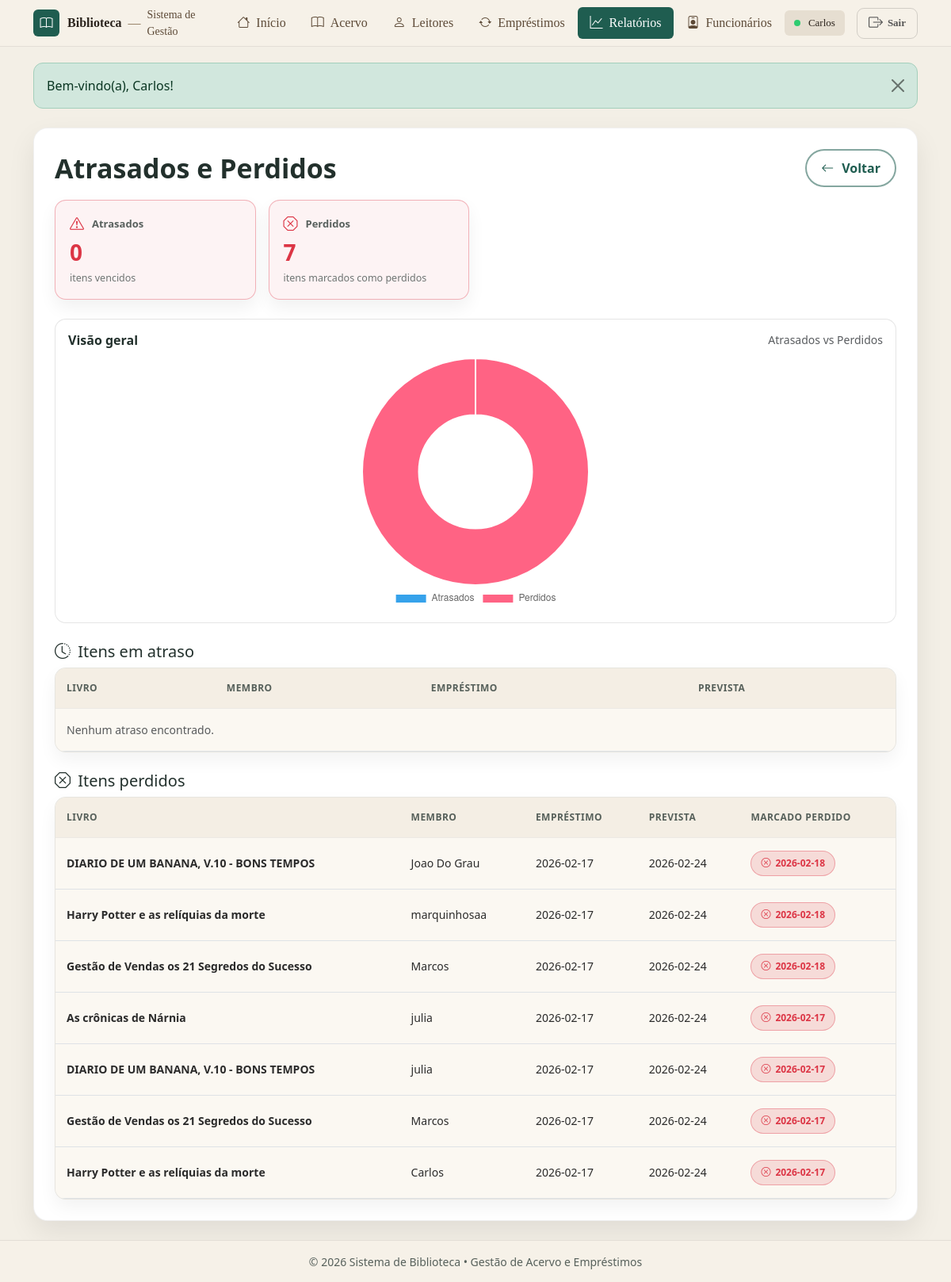
Screenshot of /relatorios/atrasados.php (signed in) with the database file from the repository.
### tables this page shows
CREATE TABLE `emprestimos` (
  `id` int(11) NOT NULL,
  `id_usuario` int(11) NOT NULL,
  `data_emprestimo` date DEFAULT curdate(),
  `data_prevista` date DEFAULT NULL,
  `cancelado` tinyint(1) NOT NULL DEFAULT 0,
  `cancelado_em` datetime DEFAULT NULL,
  `cancelado_motivo` varchar(255) DEFAULT NULL
);

CREATE TABLE `livros` (
  `id` int(11) NOT NULL,
  `titulo` varchar(150) NOT NULL,
  `autor` varchar(100) DEFAULT NULL,
  `ano_publicacao` int(11) DEFAULT NULL,
  `disponivel` tinyint(1) DEFAULT 1,
  `criado_em` timestamp NOT NULL DEFAULT current_timestamp(),
  `ISBN` varchar(20) DEFAULT NULL,
  `capa_url` varchar(255) DEFAULT NULL,
  `qtd_total` int(11) NOT NULL DEFAULT 1,
  `qtd_disp` int(11) NOT NULL DEFAULT 1,
  `categoria` int(11) DEFAULT NULL,
  `sinopse` text DEFAULT NULL,
  `assuntos` text DEFAULT NULL,
  `editora` varchar(255) DEFAULT NULL
);

CREATE TABLE `usuarios` (
  `id` int(11) NOT NULL,
  `nome` varchar(100) NOT NULL,
  `email` varchar(255) DEFAULT NULL,
  `telefone` varchar(20) DEFAULT NULL,
  `criado_em` timestamp NOT NULL DEFAULT current_timestamp(),
  `perfil` enum('admin','leitor') NOT NULL,
  `cpf` varchar(14) NOT NULL,
  `ativo` tinyint(1) NOT NULL DEFAULT 1
);

CREATE TABLE `emprestimo_itens` (
  `id` int(11) NOT NULL,
  `emprestimo_id` int(11) NOT NULL,
  `id_livro` int(11) NOT NULL,
  `data_devolucao` date DEFAULT NULL,
  `devolvido` tinyint(1) NOT NULL DEFAULT 0,
  `criado_em` timestamp NOT NULL DEFAULT current_timestamp(),
  `perdido` tinyint(1) NOT NULL DEFAULT 0,
  `data_perdido` date DEFAULT NULL
);

### relatorios/atrasados.php (the view, shortened to what this page needs)
<?php
include("../conexao.php");
include("../includes/header.php");
$atrasos = [];
$total_atrasos = count($atrasos);
$sqlPerdidos = "
SELECT
  l.titulo,
  u.nome AS usuario,
  e.data_emprestimo,
  e.data_prevista,
  ei.data_perdido
FROM emprestimos e
JOIN usuarios u ON u.id = e.id_usuario
JOIN emprestimo_itens ei ON ei.emprestimo_id = e.id
JOIN livros l ON l.id = ei.id_livro
WHERE e.cancelado = 0
  AND ei.perdido = 1
ORDER BY COALESCE(ei.data_perdido, e.data_emprestimo) DESC
";
$r2 = mysqli_query($conn, $sqlPerdidos);
$perdidos = [];
while ($row = mysqli_fetch_assoc($r2)) $perdidos[] = $row;
$total_perdidos = count($perdidos);
$chartLabels = ["Atrasados", "Perdidos"];
$chartValues = [(int)$total_atrasos, (int)$total_perdidos];
?>
<div class="container my-4">
  <div class="page-card">
    <div class="page-card__head">
      <h2 class="page-card__title m-0">Atrasados e Perdidos</h2>
      <a class="btn btn-pill" href="index.php"><i class="bi bi-arrow-left"></i> Voltar</a>
    </div>
    <div class="report-kpis mt-3">
      <div class="report-card report-card--danger">
        <div class="report-card__top"><i class="bi bi-exclamation-triangle"></i><span>Atrasados</span></div>
        <div class="report-card__num"><?= (int)$total_atrasos ?></div>
        <div class="report-card__foot">itens vencidos</div>
      </div>
      <div class="report-card report-card--danger">
        <div class="report-card__top"><i class="bi bi-x-octagon"></i><span>Perdidos</span></div>
        <div class="report-card__num"><?= (int)$total_perdidos ?></div>
        <div class="report-card__foot">itens marcados como perdidos</div>
      </div>
    </div>
    <div class="report-chart mt-4">
      <div class="report-chart__head">
        <strong>Visão geral</strong>
        <span class="text-muted small">Atrasados vs Perdidos</span>
      </div>
      <div class="chart-wrap">
        <canvas id="chartAtrasosPerdidos" height="120"></canvas>
      </div>
    </div>
    <h5 class="mt-4 mb-2"><i class="bi bi-clock-history me-1"></i> Itens em atraso</h5>
    <div class="table-base-wrap">
      <div class="table-responsive">
        <table class="table table-base align-middle mb-0">
          <thead>
            <tr>
              <th>Livro</th>
              <th>Membro</th>
              <th>Empréstimo</th>
              <th>Prevista</th>
            </tr>
          </thead>
          <tbody>
            <?php if ($total_atrasos === 0) { ?>
              <tr><td colspan="4" class="text-muted">Nenhum atraso encontrado.</td></tr>
            <?php } ?>
          </tbody>
        </table>
      </div>
    </div>
    <h5 class="mt-4 mb-2"><i class="bi bi-x-octagon me-1"></i> Itens perdidos</h5>
    <div class="table-base-wrap">
      <div class="table-responsive">
        <table class="table table-base align-middle mb-0">
          <thead>
            <tr>
              <th>Livro</th>
              <th>Membro</th>
              <th>Empréstimo</th>
              <th>Prevista</th>
              <th>Marcado perdido</th>
            </tr>
          </thead>
          <tbody>
            <?php foreach ($perdidos as $p) { ?>
              <tr>
                <td class="fw-semibold"><?= htmlspecialchars($p['titulo']) ?></td>
                <td><?= htmlspecialchars($p['usuario']) ?></td>
                <td><?= htmlspecialchars($p['data_emprestimo']) ?></td>
                <td><?= htmlspecialchars($p['data_prevista'] ?? '-') ?></td>
                <td><span class="badge-soft-no"><i class="bi bi-x-circle"></i> <?= htmlspecialchars($p['data_perdido'] ?? '-') ?></span></td>
              </tr>
            <?php } ?>
          </tbody>
        </table>
      </div>
    </div>
  </div>
</div>
<script>
  new Chart(document.getElementById('chartAtrasosPerdidos'), {
    type: 'doughnut',
    data: {
      labels: <?= json_encode($chartLabels) ?>,
      datasets: [{ data: <?= json_encode($chartValues) ?> }]
    },
    options: { responsive: true, plugins: { legend: { position: 'bottom' } } }
  });
</script>
<?php include("../includes/footer.php"); ?>

### assets/css/base.css (style rules this page uses)
:root { --green: #1f5d50; --green-2: #17463d; --beige: #f3efe6; --gold: #c58a2a; --text: #22302c; --muted: #6c7a74; --shadow: 0 16px 34px rgba(0,0,0,.10); }
* { box-sizing: border-box; }
body.app-body { background: var(--beige); color: var(--text); min-height: 100vh; display: flex; flex-direction: column; }

### assets/css/header.css (style rules this page uses)
:root { --green: #1f5d50; --gold: #d4af37; --muted: #6c757d; }

### assets/css/layout.css (style rules this page uses)
.page-card { background: #fff; border: 1px solid rgba(0,0,0,.06); border-radius: 18px; box-shadow: 0 14px 34px rgba(0,0,0,.08); padding: 26px; }
.page-card__head { display:flex; justify-content:space-between; align-items:center; gap: 16px; margin-bottom: 16px; flex-wrap: wrap; }
.page-card__title { margin: 0; font-size: 34px; font-weight: 800; color: var(--text); }

### assets/css/components.css (style rules this page uses)
.btn-pill { display: inline-flex; align-items: center; gap: 10px; padding: 10px 18px; border-radius: 999px; background: #fff; color: var(--green); border: 2px solid #1f5d508c; font-weight: 800; text-decoration: none; }
.badge-soft-no { background: rgba(220,53,69,.15) !important; border: 1px solid rgba(220,53,69,.35) !important; color: #dc3545 !important; font-weight: 800; border-radius: 999px; padding: 6px 12px; font-size: 12px; display: inline-flex; align-items: center; gap: 6px; }

### assets/css/tables.css (style rules this page uses)
.table-base-wrap { background: #fbf8f2; border: 1px solid rgba(0,0,0,.08); border-radius: 14px; overflow: hidden; box-shadow: 0 10px 22px rgba(0,0,0,.05); }
.table.table-base thead th { background: #f4eee4 !important; color: rgba(34,48,44,.75) !important; font-weight: 800; font-size: 12px; letter-spacing: .04em; text-transform: uppercase; padding: 16px 14px; border-bottom: 1px solid rgba(0,0,0,.06) !important; white-space: nowrap; }
.table.table-base tbody td { padding: 16px 14px; font-size: 14px; color: #2b2b2b; border-top: 1px solid rgba(0,0,0,.06) !important; vertical-align: middle; background: #fbf8f2 !important; }

### assets/css/reports.css (style rules this page uses)
.report-kpis { display:grid; grid-template-columns: repeat(4, 1fr); gap: 16px; margin-bottom: 18px; }
.report-card { background: rgba(255,255,255,.55); border: 1px solid rgba(0,0,0,.10); border-radius: 14px; padding: 16px 18px; box-shadow: 0 10px 22px rgba(0,0,0,.06); }
.report-card__top { display:flex; align-items:center; gap: 10px; color: rgba(34,48,44,.75); font-weight: 700; font-size: 13px; }
.report-card__top i { color: var(--green); font-size: 18px; }
.report-card__num { font-weight: 900; font-size: 28px; margin-top: 8px; color: var(--text); line-height: 1; }
.report-card__foot { margin-top: 10px; font-size: 12.5px; color: rgba(34,48,44,.65); }
.report-card--danger { border-color: rgba(220,53,69,.35); background: rgba(220,53,69,.06); }
.report-card--danger .report-card__top i, .report-card--danger .report-card__num { color: #dc3545; }
.report-chart { background: rgba(255,255,255,.55); border: 1px solid rgba(0,0,0,.10); border-radius: 14px; padding: 14px 16px; }
.report-chart__head { display:flex; align-items:center; justify-content:space-between; margin-bottom: 10px; }
.chart-wrap { max-width: 420px; margin: 0 auto; }
.chart-wrap canvas { max-height: 320px !important; }

### rows the page displays
emprestimos: livros.titulo "DIARIO DE UM BANANA, V.10 - BONS TEMPOS", id_usuario.nome "Joao Do Grau", data_emprestimo "2026-02-17", data_prevista "2026-02-24", emprestimo_itens.data_perdido "2026-02-18"
emprestimos: livros.titulo "Harry Potter e as relíquias da morte", id_usuario.nome "marquinhosaa", data_emprestimo "2026-02-17", data_prevista "2026-02-24", emprestimo_itens.data_perdido "2026-02-18"
emprestimos: livros.titulo "Gestão de Vendas os 21 Segredos do Sucesso", id_usuario.nome "Marcos", data_emprestimo "2026-02-17", data_prevista "2026-02-24", emprestimo_itens.data_perdido "2026-02-18"
emprestimos: livros.titulo "As crônicas de Nárnia", id_usuario.nome "julia", data_emprestimo "2026-02-17", data_prevista "2026-02-24", emprestimo_itens.data_perdido "2026-02-17"
emprestimos: livros.titulo "DIARIO DE UM BANANA, V.10 - BONS TEMPOS", id_usuario.nome "julia", data_emprestimo "2026-02-17", data_prevista "2026-02-24", emprestimo_itens.data_perdido "2026-02-17"
emprestimos: livros.titulo "Gestão de Vendas os 21 Segredos do Sucesso", id_usuario.nome "Marcos", data_emprestimo "2026-02-17", data_prevista "2026-02-24", emprestimo_itens.data_perdido "2026-02-17"
emprestimos: livros.titulo "Harry Potter e as relíquias da morte", id_usuario.nome "Carlos", data_emprestimo "2026-02-17", data_prevista "2026-02-24", emprestimo_itens.data_perdido "2026-02-17"

### other values shown
$_SESSION['auth']['nome'] "Carlos"
$msg "Bem-vindo(a), Carlos!"
$total_atrasos "0"
$total_perdidos "7"
chart data {{ json_encode($chartLabels) }} ["Atrasados","Perdidos"]
chart data {{ json_encode($chartValues) }} [0,7]
